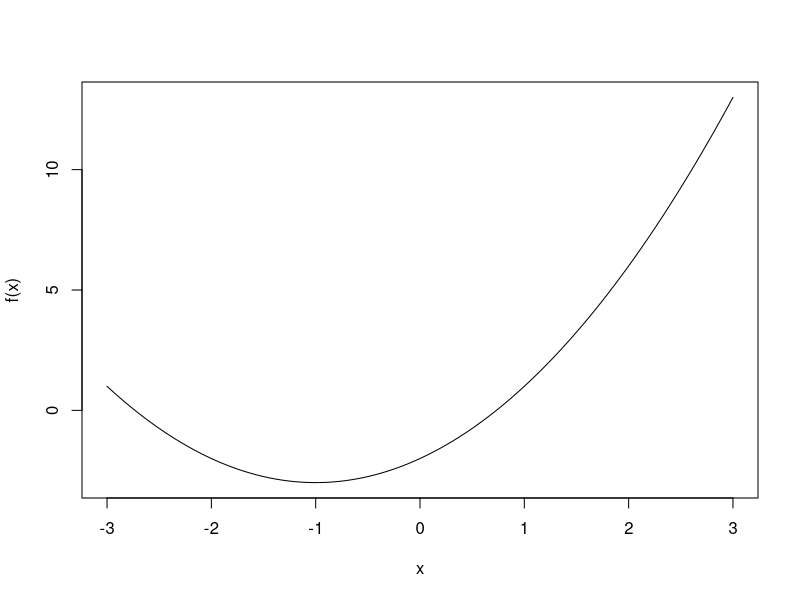
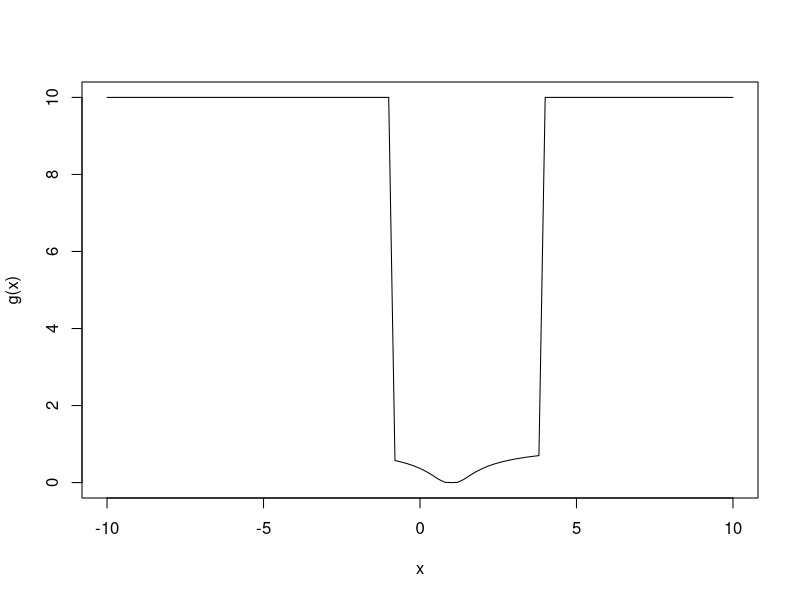
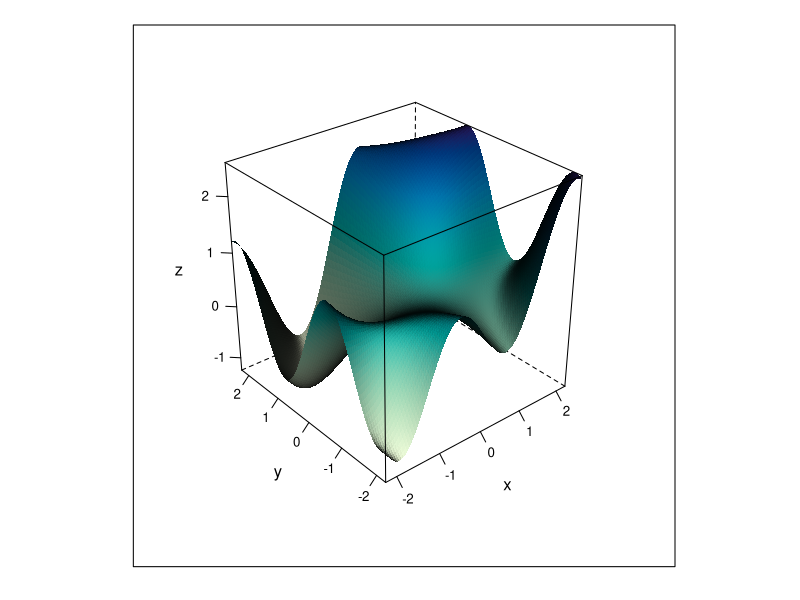
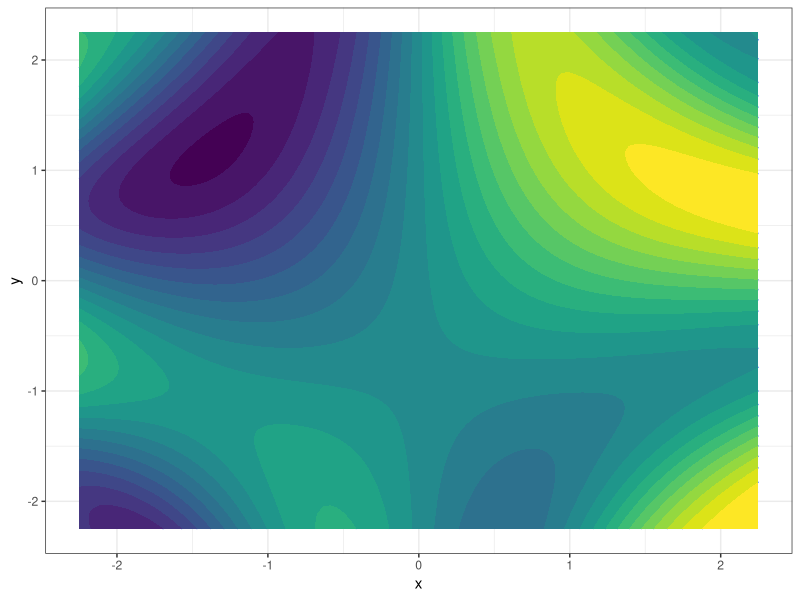

Generate these figures, in order, with R:
## ---- chunk 1
knitr::opts_chunk$set(echo = TRUE)
## ---- chunk 2
f <- function(x) x^2 + 2*x - 2
curve(f, from = -3, to = 3)
optimize(f, interval = c(-3, 3))
## ---- chunk 3
g  <- function(x) ifelse(x > -1, ifelse(x < 4, exp(-1/abs(x - 1)), 10), 10)
curve(g, from = -10, to = 10)
optimize(g, interval = c(-4, 20))
optimize(g, interval = c(-8, 20))
## ---- chunk 4
library(lattice)
library(ggplot2)
multivar_f <- function(X){
  if(is.vector(X)) {
    X <- matrix(X, ncol = 2)
  }
  x1 <- X[, 1]
  x2 <- X[, 2]
  value <- (0.5*x1)^2 + sin(x1*x2) + cos(x1 - 1)
  return(value)
}
# Plot the function
x1 <- seq(-2.25, 2.25, length = 101)
x2 <- seq(-2.25, 2.25, length = 101)
X <- as.matrix(expand.grid(x1, x2))
colnames(X) <- c("x", "y")
z <- multivar_f(X)
df <- data.frame(X, z)
wireframe(z ~ x * y,
          data = df,
          shade = TRUE,
          scales = list(arrows = FALSE)
          )
## ---- chunk 5
ggplot(df, aes(x, y, z = z)) +
  geom_contour(binwidth = 0.2) +
  geom_contour_filled(binwidth = 0.2) +
  theme_bw() +
  theme(legend.position = "none")
## ---- chunk 6
optim(par = c(0,0), multivar_f, method = "Nelder-Mead")
## ---- chunk 7
optim(par = c(0,0), multivar_f, method = "CG")
## ---- chunk 8
optim(par = c(0,0), multivar_f, method = "BFGS")
